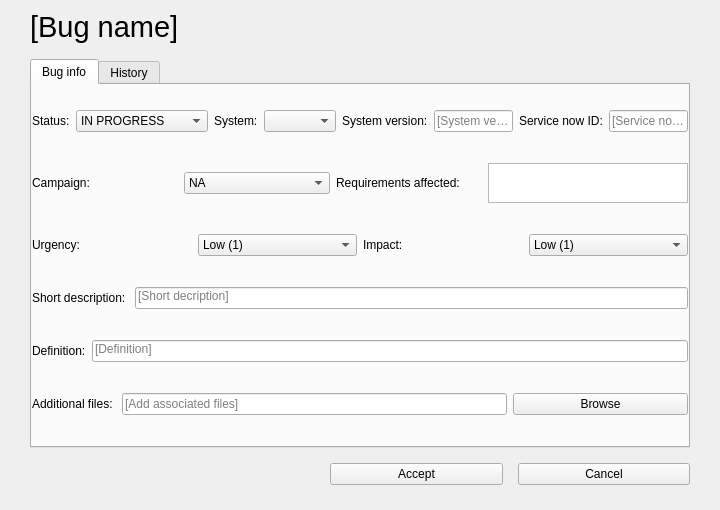
<?xml version="1.0" encoding="UTF-8"?>
<ui version="4.0">
 <class>form_bug</class>
 <widget class="QWidget" name="form_bug">
  <property name="enabled">
   <bool>true</bool>
  </property>
  <property name="geometry">
   <rect>
    <x>0</x>
    <y>0</y>
    <width>720</width>
    <height>510</height>
   </rect>
  </property>
  <property name="windowTitle">
   <string>Form</string>
  </property>
  <layout class="QVBoxLayout" name="verticalLayout">
   <property name="spacing">
    <number>15</number>
   </property>
   <property name="leftMargin">
    <number>30</number>
   </property>
   <property name="topMargin">
    <number>10</number>
   </property>
   <property name="rightMargin">
    <number>30</number>
   </property>
   <property name="bottomMargin">
    <number>25</number>
   </property>
   <item>
    <widget class="QLabel" name="lbl_title">
     <property name="font">
      <font>
       <pointsize>22</pointsize>
      </font>
     </property>
     <property name="text">
      <string>[Bug name]</string>
     </property>
     <property name="wordWrap">
      <bool>true</bool>
     </property>
    </widget>
   </item>
   <item>
    <widget class="QTabWidget" name="tab_widget_bug">
     <property name="currentIndex">
      <number>0</number>
     </property>
     <widget class="QWidget" name="tab_info">
      <attribute name="title">
       <string>Bug info</string>
      </attribute>
      <layout class="QVBoxLayout" name="verticalLayout_2">
       <property name="leftMargin">
        <number>0</number>
       </property>
       <property name="topMargin">
        <number>0</number>
       </property>
       <property name="rightMargin">
        <number>0</number>
       </property>
       <property name="bottomMargin">
        <number>0</number>
       </property>
       <item>
        <layout class="QHBoxLayout" name="hlayout_status">
         <item>
          <widget class="QLabel" name="lbl_status">
           <property name="text">
            <string>Status:</string>
           </property>
          </widget>
         </item>
         <item>
          <widget class="QComboBox" name="cb_status">
           <item>
            <property name="text">
             <string>IN PROGRESS</string>
            </property>
           </item>
           <item>
            <property name="text">
             <string>OPEN</string>
            </property>
           </item>
           <item>
            <property name="text">
             <string>CLOSED</string>
            </property>
           </item>
           <item>
            <property name="text">
             <string>PENDING ACTION</string>
            </property>
           </item>
          </widget>
         </item>
         <item>
          <widget class="QLabel" name="lbl_system">
           <property name="text">
            <string>System:</string>
           </property>
          </widget>
         </item>
         <item>
          <widget class="QComboBox" name="cb_system"/>
         </item>
         <item>
          <widget class="QLabel" name="lbl_version">
           <property name="text">
            <string>System version:</string>
           </property>
          </widget>
         </item>
         <item>
          <widget class="QLineEdit" name="le_version">
           <property name="text">
            <string/>
           </property>
           <property name="placeholderText">
            <string>[System version]</string>
           </property>
          </widget>
         </item>
         <item>
          <widget class="QLabel" name="lbl_service_now_id">
           <property name="text">
            <string>Service now ID:</string>
           </property>
          </widget>
         </item>
         <item>
          <widget class="QLineEdit" name="le_service_now_id">
           <property name="text">
            <string/>
           </property>
           <property name="placeholderText">
            <string>[Service now ID]</string>
           </property>
          </widget>
         </item>
        </layout>
       </item>
       <item>
        <layout class="QHBoxLayout" name="hlayout_campaign">
         <item>
          <widget class="QLabel" name="lbl_campaign">
           <property name="text">
            <string>Campaign:</string>
           </property>
          </widget>
         </item>
         <item>
          <widget class="QComboBox" name="cb_campaign">
           <item>
            <property name="text">
             <string>NA</string>
            </property>
           </item>
          </widget>
         </item>
         <item>
          <widget class="QLabel" name="lbl_campaign_2">
           <property name="text">
            <string>Requirements affected:</string>
           </property>
          </widget>
         </item>
         <item>
          <widget class="QListWidget" name="lw_requirements">
           <property name="sizePolicy">
            <sizepolicy hsizetype="Maximum" vsizetype="Maximum">
             <horstretch>0</horstretch>
             <verstretch>0</verstretch>
            </sizepolicy>
           </property>
           <property name="maximumSize">
            <size>
             <width>200</width>
             <height>40</height>
            </size>
           </property>
          </widget>
         </item>
        </layout>
       </item>
       <item>
        <layout class="QHBoxLayout" name="hlayout_urgency">
         <item>
          <widget class="QLabel" name="lbl_urgency">
           <property name="text">
            <string>Urgency:</string>
           </property>
          </widget>
         </item>
         <item>
          <widget class="QComboBox" name="cb_urgency">
           <item>
            <property name="text">
             <string>Low (1)</string>
            </property>
           </item>
           <item>
            <property name="text">
             <string>Medium (2)</string>
            </property>
           </item>
           <item>
            <property name="text">
             <string>High (3)</string>
            </property>
           </item>
          </widget>
         </item>
         <item>
          <widget class="QLabel" name="lbl_impact">
           <property name="text">
            <string>Impact:</string>
           </property>
          </widget>
         </item>
         <item>
          <widget class="QComboBox" name="cb_impact">
           <item>
            <property name="text">
             <string>Low (1)</string>
            </property>
           </item>
           <item>
            <property name="text">
             <string>Medium (2)</string>
            </property>
           </item>
           <item>
            <property name="text">
             <string>High (3)</string>
            </property>
           </item>
          </widget>
         </item>
        </layout>
       </item>
       <item>
        <layout class="QHBoxLayout" name="hlayout_description">
         <item>
          <widget class="QLabel" name="lbl_short_desc">
           <property name="text">
            <string>Short description: </string>
           </property>
          </widget>
         </item>
         <item>
          <widget class="QLineEdit" name="le_short_desc">
           <property name="sizePolicy">
            <sizepolicy hsizetype="Expanding" vsizetype="Fixed">
             <horstretch>0</horstretch>
             <verstretch>0</verstretch>
            </sizepolicy>
           </property>
           <property name="text">
            <string/>
           </property>
           <property name="alignment">
            <set>Qt::AlignmentFlag::AlignLeading|Qt::AlignmentFlag::AlignLeft|Qt::AlignmentFlag::AlignTop</set>
           </property>
           <property name="placeholderText">
            <string>[Short decription]</string>
           </property>
          </widget>
         </item>
        </layout>
       </item>
       <item>
        <layout class="QHBoxLayout" name="hlayout_definition">
         <item>
          <widget class="QLabel" name="lbl_definition">
           <property name="text">
            <string>Definition:</string>
           </property>
          </widget>
         </item>
         <item>
          <widget class="QLineEdit" name="le_definition">
           <property name="text">
            <string/>
           </property>
           <property name="alignment">
            <set>Qt::AlignmentFlag::AlignLeading|Qt::AlignmentFlag::AlignLeft|Qt::AlignmentFlag::AlignTop</set>
           </property>
           <property name="placeholderText">
            <string>[Definition]</string>
           </property>
          </widget>
         </item>
        </layout>
       </item>
       <item>
        <layout class="QHBoxLayout" name="hlayout_files">
         <item>
          <widget class="QLabel" name="lbl_files">
           <property name="text">
            <string>Additional files: </string>
           </property>
          </widget>
         </item>
         <item>
          <widget class="QLineEdit" name="le_files">
           <property name="placeholderText">
            <string>[Add associated files]</string>
           </property>
          </widget>
         </item>
         <item>
          <widget class="QPushButton" name="btn_files">
           <property name="minimumSize">
            <size>
             <width>175</width>
             <height>0</height>
            </size>
           </property>
           <property name="text">
            <string>Browse</string>
           </property>
          </widget>
         </item>
        </layout>
       </item>
      </layout>
     </widget>
     <widget class="QWidget" name="tab_history">
      <attribute name="title">
       <string>History</string>
      </attribute>
      <layout class="QVBoxLayout" name="verticalLayout_3">
       <property name="leftMargin">
        <number>0</number>
       </property>
       <property name="topMargin">
        <number>0</number>
       </property>
       <property name="rightMargin">
        <number>0</number>
       </property>
       <property name="bottomMargin">
        <number>0</number>
       </property>
       <item>
        <widget class="QListWidget" name="lw_history">
         <item>
          <property name="text">
           <string>[Change in status:...]</string>
          </property>
         </item>
        </widget>
       </item>
      </layout>
     </widget>
    </widget>
   </item>
   <item>
    <layout class="QHBoxLayout" name="hlayout_btn_bug">
     <property name="leftMargin">
      <number>300</number>
     </property>
     <item>
      <widget class="QPushButton" name="btn_accept">
       <property name="text">
        <string>Accept</string>
       </property>
      </widget>
     </item>
     <item>
      <widget class="QPushButton" name="btn_cancel">
       <property name="text">
        <string>Cancel</string>
       </property>
      </widget>
     </item>
    </layout>
   </item>
  </layout>
 </widget>
 <resources/>
 <connections/>
</ui>
